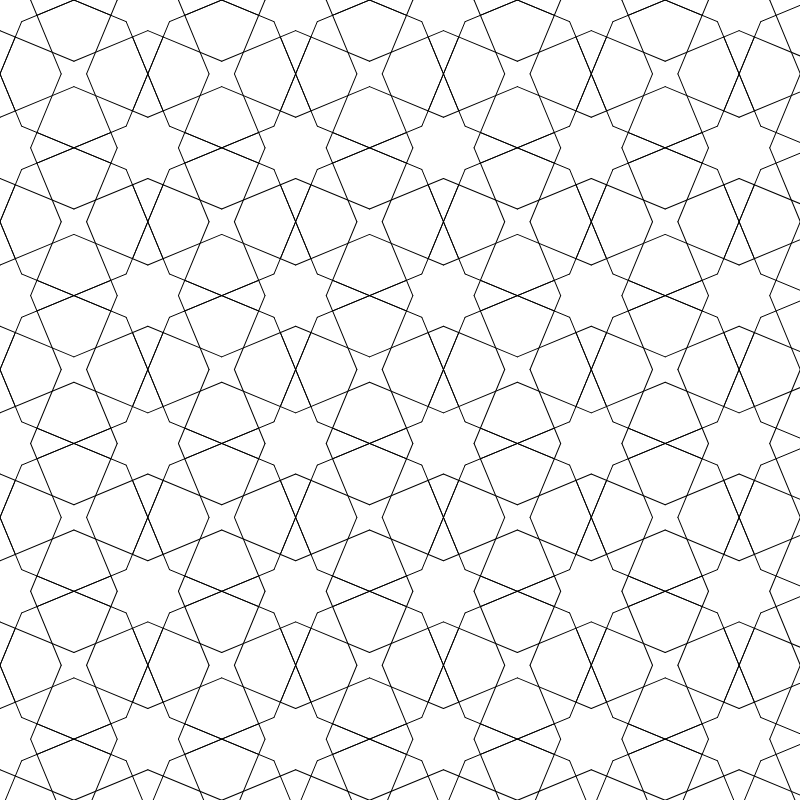
Frame 1 (no input)
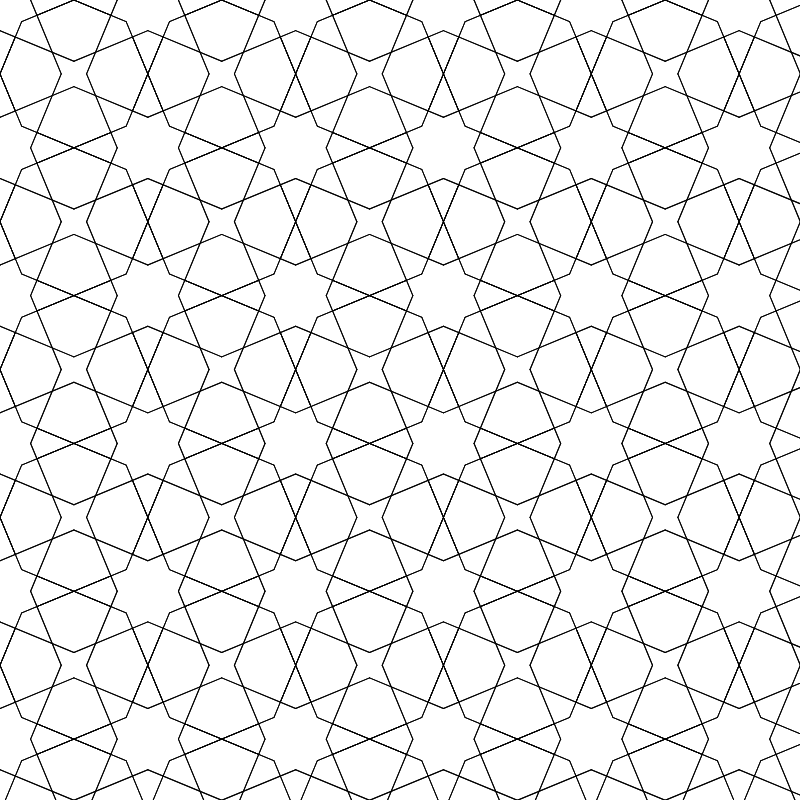
Frame 2 (the mouse pressed at the canvas centre, redrawn once)

The p5.js sketch that drew these frames (run headless with seeded random() and noise() and a simulated clock; the mouse was pressed at the canvas centre and the sketch redrawn once):

// p5.js sketch
// ── sketch.js
/*
Code written by Selcuk ARTUT 2022
Geometric Patterns with Creative Coding 
All rights reserved
*/

// Motif class
class Motif {
    constructor(a) {
        this.a = a;
    }

    display() {
        let c = this.a * cos(22.5);
        let b = this.a * (sin(22.5) / sin(112.5));
        let e = this.a / (3 * cos(45) + 2);
        let d = e * cos(45);

        let x0, y0, x1, y1, x2, y2;
        x0 = (a + b) * cos(22.5);
        y0 = (a + b) * sin(22.5);
        x1 = a * cos(22.5);
        y1 = a * sin(22.5);
        x2 = (a - (e + d)) * cos(22.5);
        y2 = (a - (e + d)) * sin(22.5);

        for (let i = 0; i < 8; i++) {
            push();
                rotate(i * 45);
                translate(2 * c, 0);
                let mirror = 1;
                for (let m = 0; m < 2; m++) {
                    push();
                        //reflect on x axis
                        scale(1, mirror);
                        beginShape();
                        vertex(-x0, -y0);
                        //segments 2,4,6,8
                        if (i % 2 == 1) {
                            vertex(x2, y2);
                        } else {
                            vertex(x1, y1);
                        }
                        endShape();
                        mirror = -1;
                    pop();
                }
            pop();
        }
    }
}

let a = 40;
let motif = new Motif(a);
let nRow;
let nCol;
let dx, dy;

function setup() {
    createCanvas(800, 800);
    angleMode(DEGREES);
    noLoop();
    noFill();

    let c = a * cos(22.5);
    dx = 4 * c;
    dy = dx;

    //approximate the nRow and nCol values
    nRow = ceil(height / dy);
    nCol = ceil(width / dx);
}

function draw() {
    for (let c = 0; c < nCol; c++) {
        for (let r = 0; r < nRow; r++) {
            push();
                translate(dx * c, dy * r);
                motif.display();
            pop();
        }
    }
}
